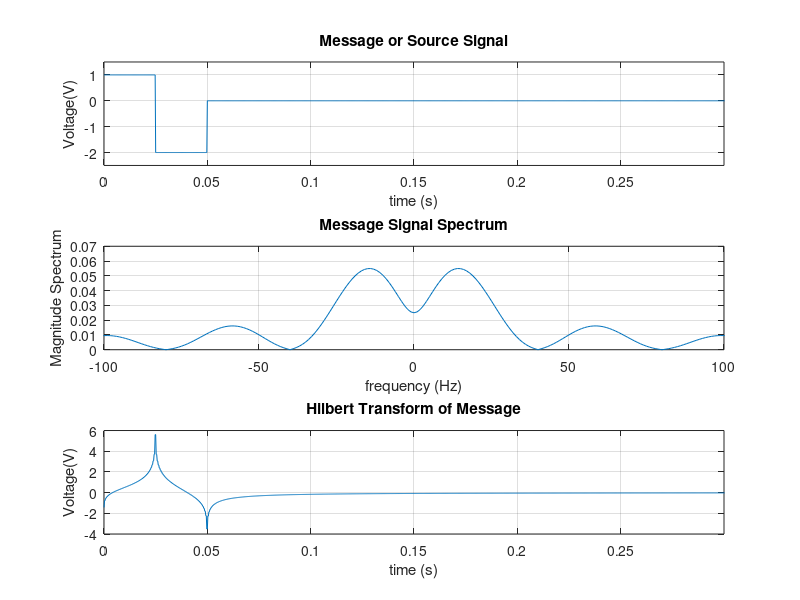
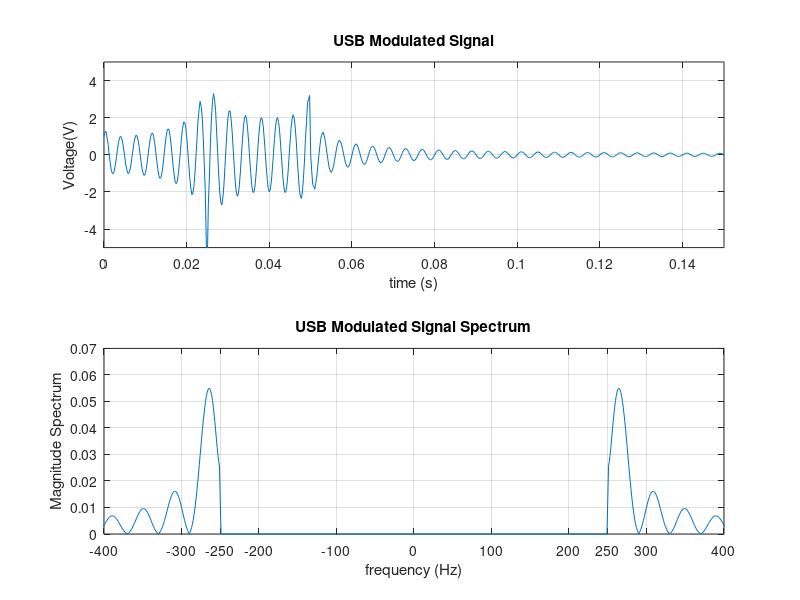
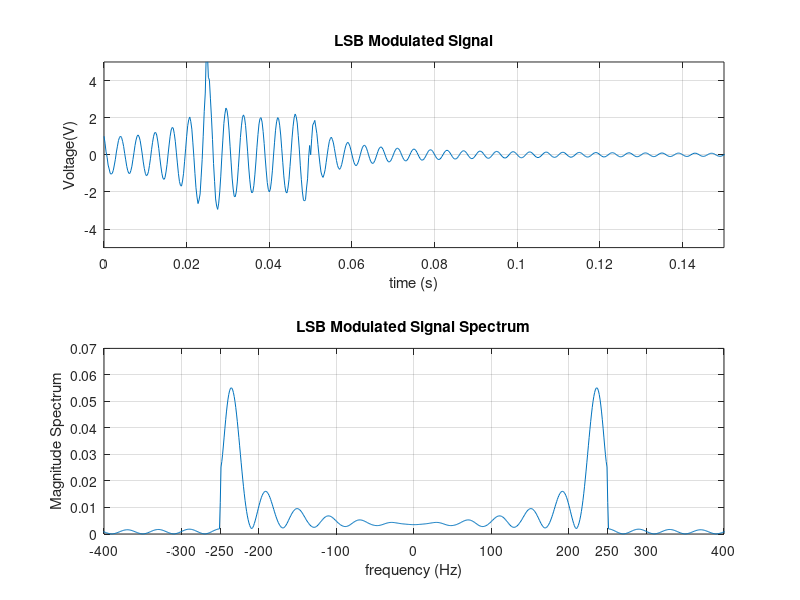
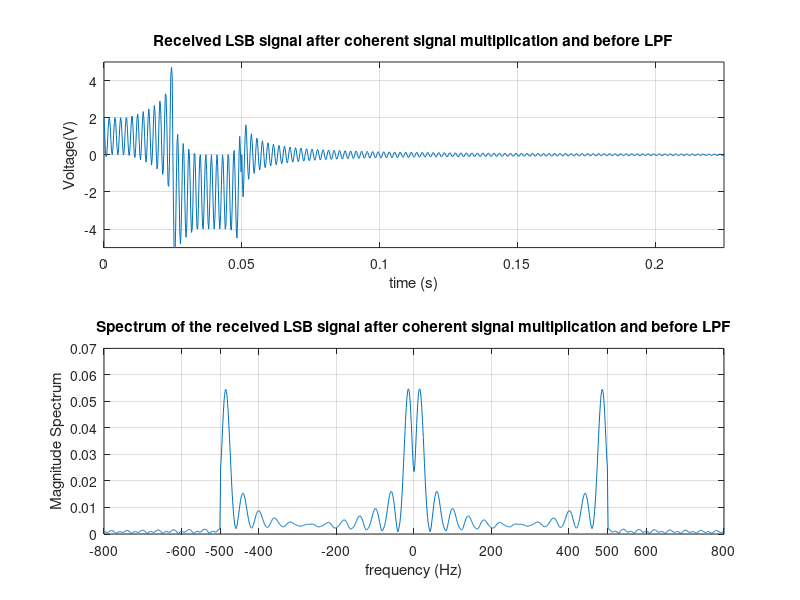

Here is the MATLAB script that generated these plots, in order:
% MATLAB script to show Single-Sideband (DSB) Modulation and Demodulation

clc
close all
fs = 4000;  % sampling frequency
ts = 1/fs;  % time sampling period
df = 1;     % frequency sampling period
N = fs/df;  % number of DFT smaples in the spectrum
T = 15e-2;  % time interval for plotting time domain signal 
fc = 250;   % carrier frequency in Hz
N1 = 100;   % number of samples in the positive pulse
N2 = 100;   % number of samples in the negative pulse
N3 = fs-N1-N2;             % number of samples in the 0 level of the pulse
t1 = 0:ts:(N1-1)*ts;         % time samples for the positive pulse
t2 = N1*ts:ts:(N1+N2-1)*ts;  % time samples for the negative pulse
t3 = (N1+N2)*ts:ts:(N-1)*ts; % time samples for the 0 level of the pulse
t = [t1 t2 t3];              % complete time vector
m = [ones(1,length(t1)) -2*ones(1,length(t2)) zeros(1,length(t3))]; % message signal

% plotting message signal
subplot(3,1,1);
plot(t,m);
grid on;
axis([0 2*T -2.5 1.5]);
title('Message or Source Signal');
xlabel('time (s)')
ylabel('Voltage(V)');

% plotting message signal spectrum
X = (1/fs) * fft(m);          % computes the Fast Fourier Transform (FFT)  
f = 0 : df : df*(N-1);        % frequency vector for the FFT
fnew = f - fs/2;              % shift the frequency vector to go from -fs/2 to fs/2
subplot(3,1,2);
plot(fnew, fftshift(abs(X))); % plots the magnitude spectrum of the message signal
grid on;
axis([-100 100 0 0.07]);
title('Message Signal Spectrum');
xlabel('frequency (Hz)');
ylabel('Magnitude Spectrum');

% plotting Hilbert transform of message signal
mh = imag(hilbert(m));
subplot(3,1,3);
plot(t,mh);
grid on;
axis([0 2*T -4 6]);
title('Hilbert Transform of Message');
xlabel('time (s)')
ylabel('Voltage(V)');


%plotting USB modulated signal
figure;
su = m.*cos(2*pi*fc*t) - mh.*sin(2*pi*fc*t);      % upper-sideband (DSB) modulated signal
subplot(2,1,1);
plot(t,su);
grid on;
axis([0 T -5 5]);
title('USB Modulated Signal');
xlabel('time (s)')
ylabel('Voltage(V)');

% plotting USB modulated signal spectrum
SU = (1/fs) * fft(su);          % Fast Fourier Transform of the modulated signal
f = 0 : df : df*(N-1);
fnew = f - fs/2;
subplot(2,1,2);
plot(fnew, fftshift(abs(SU))); % plots the magnitude spectrum of the modulated signal
grid on;
axis([-400 400 0 0.07]);
xticks([-400 -300 -fc -200 -100 0 100 200 fc 300 400]);
title('USB Modulated Signal Spectrum');
xlabel('frequency (Hz)');
ylabel('Magnitude Spectrum');

%plotting LSB modulated signal
figure;
sl = m.*cos(2*pi*fc*t) + mh.*sin(2*pi*fc*t);      % upper-sideband (DSB) modulated signal
subplot(2,1,1);
plot(t,sl);
grid on;
axis([0 T -5 5]);
title('LSB Modulated Signal');
xlabel('time (s)')
ylabel('Voltage(V)');

% plotting LSB modulated signal spectrum
SL = (1/fs) * fft(sl);          % Fast Fourier Transform of the modulated signal
f = 0 : df : df*(N-1);
fnew = f - fs/2;
subplot(2,1,2);
plot(fnew, fftshift(abs(SL))); % plots the magnitude spectrum of the modulated signal
grid on;
axis([-400 400 0 0.07]);
xticks([-400 -300 -fc -200 -100 0 100 200 fc 300 400]);
title('LSB Modulated Signal Spectrum');
xlabel('frequency (Hz)');
ylabel('Magnitude Spectrum');

% demodulation of the LSB signal using coherent detection
% plotting the input signal to the LPF
vl = 2 * sl .* cos(2*pi*fc*t);          % input signal to the the lowpass filter (LPF)
figure;
subplot(2,1,1);
plot(t,vl);
grid on;
axis([0 1.5*T -5 5]);
title('Received LSB signal after coherent signal multiplication and before LPF');
xlabel('time (s)')
ylabel('Voltage(V)');

% plotting the spectrum of the received LSB signal after coherent signal multiplication and before LPF
VL = (1/fs) * fft(vl);          % Fast Fourier Transform of the modulated signal
f = 0 : df : df*(N-1);
fnew = f - fs/2;
subplot(2,1,2);
plot(fnew, fftshift(abs(VL))); % plots the magnitude spectrum of the modulated signal
grid on;
axis([-800 800 0 0.07]);
xticks([-800 -600 -2*fc -400 -200 0 200 400 2*fc 600 800])
title('Spectrum of the received LSB signal after coherent signal multiplication and before LPF');
xlabel('frequency (Hz)');
ylabel('Magnitude Spectrum');

% plotting the LSB signal after LPF
Bl = 200;            % bandwidth of the lowpass filter
H = [ones(1,Bl/df+1) zeros(1,N-2*Bl/df-1) ones(1,Bl/df)]; % DFT of an ideal lowpass filter with bandwidth 200 Hz
figure;
f = 0 : df : df*(N-1);
fnew = f - fs/2;
subplot(3,1,1);
plot(fnew, fftshift(abs(H))); % plots the magnitude spectrum of the LPF
grid on;
axis([-800 800 0 1.2]);
title('Magnitude Spectrum of the LPF');
xlabel('frequency (Hz)');
ylabel('Magnitude Spectrum');

%plotting the impulse response of the LPF
h = fs * real(ifft(H));
subplot(3,1,2);
tnew = t-(ts*length(t)/2);
plot(tnew,fftshift(h));
grid on;
axis([-0.1 0.1 -200 500]);
title('Impulse response of the LPF');
xlabel('time (s)')
ylabel('Impulse Response');

% plotting the spectrum of the LSB demodulated sigal i.e., the output of the LPF
DL = H.*VL;
f = 0 : df : df*(N-1);
fnew = f - fs/2;
subplot(3,1,3);
plot(fnew, fftshift(abs(DL))); % plots the magnitude spectrum of the LPF
grid on;
axis([- 1000 1000 0 0.07]);
title('Magnitude Spectrum of the LSB demodulated signal at the output of LPF');
xlabel('frequency (Hz)');
ylabel('Magnitude Spectrum');

%plotting the LSB demodulated signal
dl = fs * real(ifft(DL));
figure;
subplot(2,1,1);
tnew = t-(ts*length(t)/2);
plot(tnew,fftshift(dl));
grid on;
axis([0 2*T -2.5 1.5]);
title('Demodulated LSB Signal');
xlabel('time (s)')
ylabel('Voltage(V)');

% demodulation of the USB signal using coherent detection
% plotting the input signal to the LPF
vu = 2 * su .* cos(2*pi*fc*t);          % input signal to the the lowpass filter (LPF)
figure;
subplot(2,1,1);
plot(t,vu);
grid on;
axis([0 1.5*T -5 5]);
title('Received USB signal after coherent signal multiplication and before LPF');
xlabel('time (s)')
ylabel('Voltage(V)');

% plotting the spectrum of the received LSB signal after coherent signal multiplication and before LPF
VU = (1/fs) * fft(vu);          % Fast Fourier Transform of the modulated signal
f = 0 : df : df*(N-1);
fnew = f - fs/2;
subplot(2,1,2);
plot(fnew, fftshift(abs(VU))); % plots the magnitude spectrum of the modulated signal
grid on;
axis([-800 800 0 0.07]);
xticks([-800 -600 -2*fc -400 -200 0 200 400 2*fc 600 800])
title('Spectrum of the received USB signal after coherent signal multiplication and before LPF');
xlabel('frequency (Hz)');
ylabel('Magnitude Spectrum');

% plotting the USB signal after LPF
Bl = 200;            % bandwidth of the lowpass filter
H = [ones(1,Bl/df+1) zeros(1,N-2*Bl/df-1) ones(1,Bl/df)]; % DFT of an ideal lowpass filter with bandwidth 200 Hz
figure;
f = 0 : df : df*(N-1);
fnew = f - fs/2;
subplot(3,1,1);
plot(fnew, fftshift(abs(H))); % plots the magnitude spectrum of the LPF
grid on;
axis([-800 800 0 1.2]);
title('Magnitude Spectrum of the LPF');
xlabel('frequency (Hz)');
ylabel('Magnitude Spectrum');

%plotting the impulse response of the LPF
h = fs * real(ifft(H));
subplot(3,1,2);
tnew = t-(ts*length(t)/2);
plot(tnew,fftshift(h));
grid on;
axis([-0.1 0.1 -200 500]);
title('Impulse response of the LPF');
xlabel('time (s)')
ylabel('Impulse Response');

% plotting the spectrum of the USB demodulated sigal i.e., the output of the LPF
DU = H.*VU;
f = 0 : df : df*(N-1);
fnew = f - fs/2;
subplot(3,1,3);
plot(fnew, fftshift(abs(DU))); % plots the magnitude spectrum of the LPF
grid on;
axis([- 1000 1000 0 0.07]);
title('Magnitude Spectrum of the USB demodulated signal at the output of LPF');
xlabel('frequency (Hz)');
ylabel('Magnitude Spectrum');

%plotting the USB demodulated signal
du = fs * real(ifft(DU));
figure;
subplot(2,1,1);
tnew = t-(ts*length(t)/2);
plot(tnew,fftshift(du));
grid on;
axis([0 2*T -2.5 1.5]);
title('Demodulated USB Signal');
xlabel('time (s)')
ylabel('Voltage(V)');

